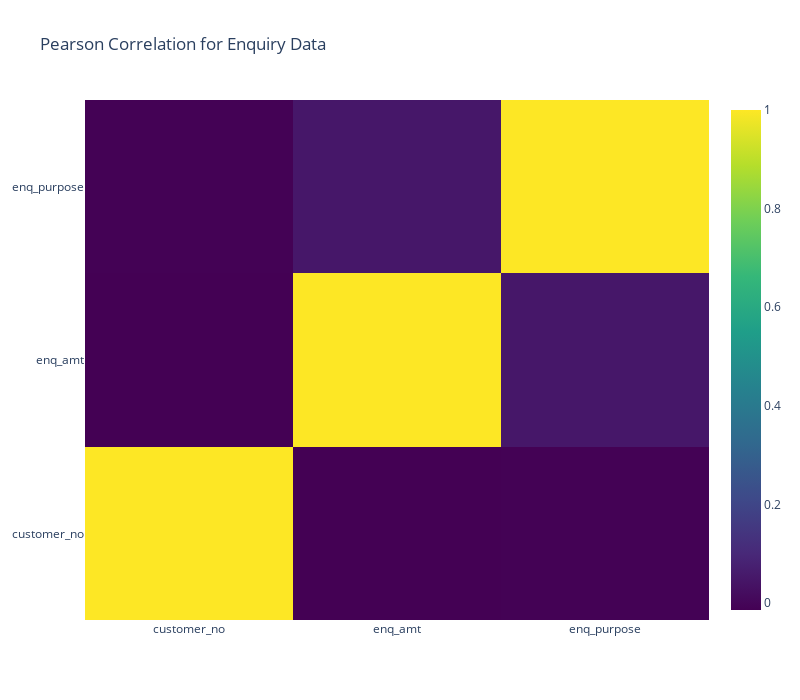

Notebook code cell kept with this figure:
### Code cell
# Ploting the Correlation,the customer no. is not needed but I have not removed it as of now
data1 = [go.Heatmap(
        z=enquiry[numerical_enquiry].astype(float).corr().values, # Generating the Pearson correlation
        x=enquiry[numerical_enquiry].columns.values,
        y=enquiry[numerical_enquiry].columns.values,
        colorscale='Viridis',
        reversescale = False,
        
    )
]
layout = go.Layout(
    title='Pearson Correlation for Enquiry Data',
    xaxis = dict(ticks='', nticks=36),
    yaxis = dict(ticks='' ),
    width = 800, height = 700,
    
)

fig = go.Figure(data=data1, layout=layout)
py.iplot(fig, filename='labelled-heatmap')

### Figure 1 — Plotly figure (JSON) as saved in the notebook; plotly's stock layout.template omitted (floating-point values rounded to 4 significant figures)
{"data": [{"colorscale": [[0, "#440154"], [0.1111, "#482878"], [0.2222, "#3e4989"], [0.3333, "#31688e"], [0.4444, "#26828e"], [0.5556, "#1f9e89"], [0.6667, "#35b779"], [0.7778, "#6ece58"], [0.8889, "#b5de2b"], [1, "#fde725"]], "reversescale": false, "type": "heatmap", "x": ["customer_no", "enq_amt", "enq_purpose"], "y": ["customer_no", "enq_amt", "enq_purpose"], "z": [[1, -0.01407, -0.01093], [-0.01407, 1, 0.05062], [-0.01093, 0.05062, 1]]}], "layout": {"height": 700, "title": {"text": "Pearson Correlation for Enquiry Data"}, "width": 800, "xaxis": {"nticks": 36, "ticks": ""}, "yaxis": {"ticks": ""}}}
